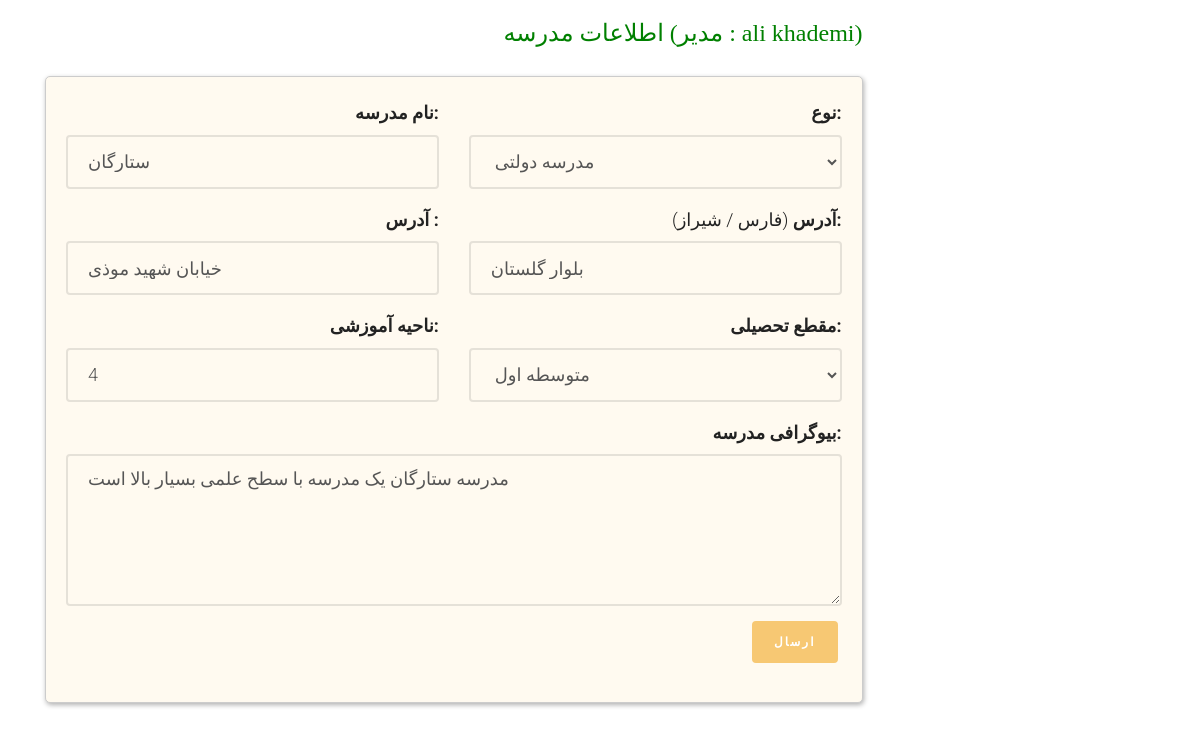
The page /profile/school-profile (signed in) on the database its author committed.
### account/models.py (models this page shows, shortened)
class PublicPlace(models.Model):
    director = models.OneToOneField(User, on_delete=models.CASCADE)
    name = models.CharField(max_length=200, blank=True, null=True)
    type = models.ForeignKey(PublicPlaceType, on_delete=models.CASCADE,blank=True, null=True)
    province = models.ForeignKey(Province, on_delete=models.CASCADE)
    city = ChainedForeignKey(
        City, on_delete=models.CASCADE,
        chained_field="province",
        chained_model_field="province",
        show_all=False,
        auto_choose=True,
        sort=True)
    district= models.CharField(max_length=100, blank=True, null=True)
    address = models.CharField(max_length=300, blank=True, null=True)

class User(AbstractUser):
    mobile = models.CharField(max_length=20, null=True, blank=True, verbose_name='mobile')
    user_type = models.ForeignKey(UserType, on_delete=models.CASCADE, blank=True, null=True)
    email_active_code = models.CharField(max_length=100, null=True, blank=True, verbose_name='Email Activation code')
    mobile_verification_code = models.CharField(max_length=50, null=True, blank=True, default="")
    mobile_verified = models.BooleanField(default=False)

class Province(models.Model):
    name = models.CharField(max_length=500)
    url_title = models.CharField(max_length=100, blank=True, null=True)
    is_active = models.BooleanField(default=False)
    def __str__(self):
        return self.name

class City(models.Model):
    name = models.CharField(max_length=500)
    url_title = models.CharField(max_length=100, blank=True, null=True)
    province = models.ForeignKey(Province, on_delete=models.CASCADE)
    is_active = models.BooleanField(default=False)
    slug = models.SlugField(max_length=500, blank=True, null=True)
    parent_city = models.ForeignKey("self", related_name="child_cities", null=True, blank=True,on_delete=models.CASCADE)
    def __str__(self):
        return self.name

### application/models.py (models this page shows)
class SchoolProfile(models.Model):
    school=models.OneToOneField(PublicPlace, on_delete=models.CASCADE)
    school_level = models.ForeignKey(EducationalLevel, on_delete=models.CASCADE, blank=True, null=True)
    educational_district = models.CharField(max_length=2, blank=True, null=True)
    short_description = models.TextField(blank=True, null=True)

### profile_panel/views.py (the view, shortened to what this page needs)
# urls.py: path('school-profile', views.CompleteSchoolProfile.as_view(), name="school_profile_page"),
class CompleteSchoolProfile(View):
    def get(self, request: HttpRequest):
        current_user = User.objects.filter(id=request.user.id).first()
        profile = Profile.objects.filter(user_id=current_user.id).first()
        school = PublicPlace.objects.filter(director_id=current_user.id).first()
        if school is None:
            school = PublicPlace.objects.create(director=current_user,
                                                province_id=profile.province_id,
                                                city_id=profile.city_id)
        school_profile, created = SchoolProfile.objects.get_or_create(school=school)
        school_form = PublicPlaceModelForm(instance=school)
        school_profile_form = SchoolProfileModelForm(instance=school_profile)
        context = {
            'school_form': school_form,
            'school_profile_form': school_profile_form,
            'current_user': current_user,
            'school': school,
            'school_pprofile' : school_profile
        }
        return render(request, 'profile_panel/school_profile.html', context)

### profile_panel/forms.py
class SchoolProfileModelForm(forms.ModelForm):
    class Meta:
        model = SchoolProfile
        fields = ['school_level', 'educational_district','short_description']
        type = forms.ModelChoiceField(
            widget=forms.Select,
            queryset=EducationalLevel.objects.all(),
        )
        educational_district = forms.CharField(
            validators=[
                validators.MaxLengthValidator(10),
            ]
        )
        widgets = {
            'short_description': forms.Textarea(attrs={
                'class': 'form-control',
                'placeholder': 'بیوگرفافی مدرسه',
                'rows': 5,
            }),
            'educational_district': forms.TextInput(attrs={
                'class': 'form-control',
                'placeholder': 'ناحیه آموزشی '
            }),
            'school_level': forms.Select(attrs={
                'class': 'form-control',
                'placeholder': 'مقطع تحصیلی'
            }),
        }
        labels = {
            'educational_district': 'ناحیه آموزشی',
            'short_description': 'بیوگرافی مدرسه',
            'school_level': 'مقطع تحصیلی',
        }

### account/models.py (called while the page is built)
    def __str__(self):
        return self.title

### application/models.py (called while the page is built)
    def __str__(self):
        return self.edu_level

### profile_panel/templates/profile_panel/school_profile.html (shortened to what this page needs)
{% extends 'shared/_layout.html' %}
{% load render_partial %}
{% block content %}
<div class="container">
	<div class="row">
		<div class="col-sm-9">
					<div class="container-fluid" >
						<h3 style="text-align: right; color: green">اطلاعات مدرسه (مدیر : {{school.director.first_name}} {{school.director.last_name}}) </h3>
    					<div class="main-block">
							<form id="main-contact-form" class="contact-form row" action="{% url 'school_profile_page' %}" method="post">
							{% include 'includes/school_profile_form.html' with school=school %}
								<div class="form-group col-md-12">
        					<button type="submit" class="btn btn-primary pull-right">ارسال</button>
    							</div>
							</form>
    					</div>
					</div>
				</div>
	</div>
</div>
{% endblock %}

### profile_panel/templates/includes/school_profile_form.html (shortened to what this page needs)
<div class="col-md-6 form-group  {% if school_form.name.errors %} text-danger  {% endif %}">
    <div style="text-align: right"> {{ school_form.name.label_tag }}</div>
    {{ school_form.name }}
</div>
<div class="col-md-6 form-group {% if school_form.type.errors %} text-danger  {% endif %}">
    <div style="text-align: right"> {{ school_form.type.label_tag }}</div>
    {{ school_form.type }}
</div>
<div class="col-md-6 form-group {% if school_form.address.errors %} text-danger  {% endif %}">
    <div style="text-align: right"> {{ school_form.address.label_tag }}</div>
    {{ school_form.address }}
</div>
<div class="col-md-6 form-group {% if school_form.district.errors %} text-danger  {% endif %}">
    <div style="text-align: right"> <div style="text-align: right"> ({{school.province}} / {{school.city}}) {{ school_form.district.label_tag }}</div></div>
    {{ school_form.district }}
</div>
<div class="col-md-6 form-group {% if school_profile_form.educational_district.errors %} text-danger  {% endif %}">
    <div style="text-align: right"> <div style="text-align: right">  {{ school_profile_form.educational_district.label_tag }}</div></div>
    {{ school_profile_form.educational_district }}
</div>
<div class="col-md-6 form-group {% if school_profile_form.school_level.errors %} text-danger  {% endif %}">
    <div style="text-align: right"> <div style="text-align: right">  {{ school_profile_form.school_level.label_tag }}</div></div>
    {{ school_profile_form.school_level }}
</div>
<div class="col-md-12 form-group {% if school_profile_form.short_description.errors %} text-danger  {% endif %}">
    <div style="text-align: right"> <div style="text-align: right">  {{ school_profile_form.short_description.label_tag }}</div></div>
    {{ school_profile_form.short_description }}
</div>

### static/css/style.css (style rules this page uses)
html { background: #fff; }
body { font-family: "Roboto", arial, sans-serif; font-size: 18px; font-weight: 300; line-height: 1.8; color: #222; background: #fff; }
h1, h2, h3, h4, h5, h6 { font-family: "Playfair Display", times, serif; color: #000; }
.main-block { padding: 20px; margin: auto; border-radius: 5px; border: solid 1px #ccc; box-shadow: 1px 2px 5px rgba(0,0,0,.31); background: floralwhite; }
.btn { margin-right: 4px; margin-bottom: 4px; font-family: "Playfair Display", times, serif; font-size: 12px; letter-spacing: 2px; text-transform: uppercase; font-weight: 700; -webkit-border-radius: 4px; -moz-border-radius: 4px; -ms-border-radius: 4px; border-radius: 4px; -webkit-transition: 0.5s; -o-transition: 0.5s; transition: 0.5s; }
.btn-primary { background: #f7c873; color: #fff; border: 2px solid #f7c873; }
.form-control { box-shadow: none; background: transparent; border: 2px solid rgba(0, 0, 0, 0.1); height: 54px; font-size: 18px; font-weight: 300; }

### rows shown on the page
PublicPlace: director.first_name "ali", director.last_name "khademi", name "ستارگان", type "مدرسه دولتی", address "خیابان شهید موذی", province "فارس", city "شیراز", district "بلوار گلستان"
SchoolProfile: educational_district "4", school_level "متوسطه اول", short_description "مدرسه ستارگان یک مدرسه با سطح علمی بسیار بالا است"

### other values the page prints
{{ school_form.name.label_tag }} "نام مدرسه:"
{{ school_form.type.label_tag }} "نوع:"
{{ school_form.address.label_tag }} "آدرس :"
{{ school_form.district.label_tag }} "آدرس:"
{{ school_profile_form.educational_district.label_tag }} "ناحیه آموزشی:"
{{ school_profile_form.school_level.label_tag }} "مقطع تحصیلی:"
{{ school_profile_form.short_description.label_tag }} "بیوگرافی مدرسه:"
